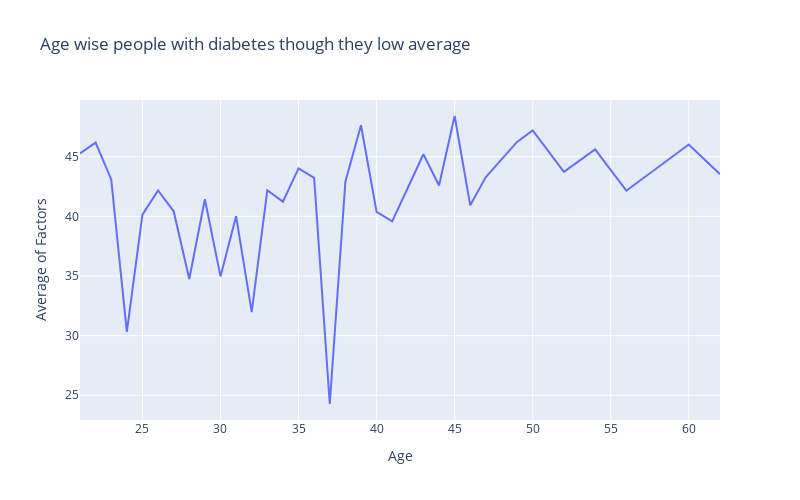

Notebook source saved alongside this figure:
### Code cell
init_notebook_mode(connected=True)
fig = px.line(df_high, x='Age', y='all_avg', title='Age wise people with diabetes though they low average',
              labels={'Age': 'Age', 'all_avg': 'Average of Factors'})

fig.update_layout(
    xaxis_title='Age',
    yaxis_title='Average of Factors',
    showlegend=False,
    width = 800,
    height = 500
)

### Figure 1 — Plotly figure (JSON) as saved in the notebook; plotly's stock layout.template omitted (floating-point values rounded to 4 significant figures)
{"data": [{"hovertemplate": "Age=%{x}<br>Average of Factors=%{y}<extra></extra>", "legendgroup": "", "line": {"color": "#636efa", "dash": "solid"}, "marker": {"symbol": "circle"}, "mode": "lines", "name": "", "orientation": "v", "showlegend": false, "type": "scatter", "x": [21, 22, 23, 24, 25, 26, 27, 28, 29, 30, 31, 32, 33, 34, 35, 36, 37, 38, 39, 40, 41, 42, 43, 44, 45, 46, 47, 49, 50, 52, 54, 56, 60, 62], "xaxis": "x", "y": [45.27, 46.18, 43.09, 30.31, 40.14, 42.17, 40.42, 34.75, 41.43, 34.97, 40.01, 31.97, 42.19, 41.23, 44.02, 43.22, 24.27, 42.89, 47.63, 40.36, 39.57, 42.37, 45.21, 42.59, 48.41, 40.92, 43.29, 46.23, 47.2, 43.72, 45.62, 42.14, 46.02, 43.53], "yaxis": "y"}], "layout": {"height": 500, "legend": {"tracegroupgap": 0}, "showlegend": false, "title": {"text": "Age wise people with diabetes though they low average"}, "width": 800, "xaxis": {"anchor": "y", "domain": [0, 1], "title": {"text": "Age"}}, "yaxis": {"anchor": "x", "domain": [0, 1], "title": {"text": "Average of Factors"}}}}
